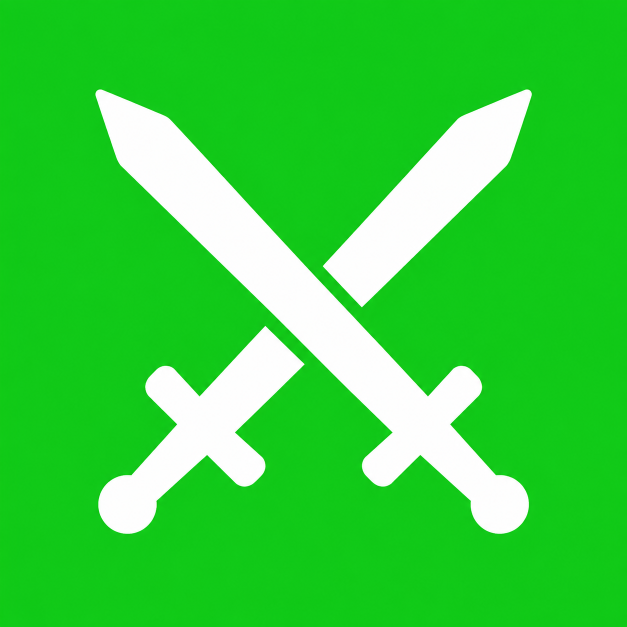
#> input picture assets/green_background/stance_attack.png, 1254 x 1254 px (shown at 1/2 size)
$ python -i build_icons.py   (imports and definitions only)
#> lines starting #> are read from the running program, lines starting #| are printed output that depends on the picture; after the words box and inside, x2 and y2 are one past the last pixel; in counts of white or black regions, pixels touching at a corner belong together
"""Tira o fundo verde de assets/green_background/*.png e grava em assets/icons/.

    python assets/build_icons.py            # processa o que mudou
    python assets/build_icons.py --force    # refaz tudo

Duas decisões que importam:

1. O fundo sai por preenchimento a partir das bordas, não por chave de cor
   global. Ícone que tem verde de verdade no meio (gema verde, escama de
   dragão, golpe de terra) ficaria furado com chave global.
2. O enquadramento do arquivo de entrada é preservado — nada de recortar e
   recentralizar. Assim um ícone enviado hoje combina com um enviado semana que
   vem, sem depender de um lote comum.
"""
import sys, os, glob
import cv2
import numpy as np

AQUI = os.path.dirname(os.path.abspath(__file__))
ENTRADA = os.path.join(AQUI, 'green_background')
SAIDA = os.path.join(AQUI, 'icons')
LADO = 128          # os ícones do jogo são exibidos entre 22 e 41 px
CORES = 64          # arte chapada: 64 cores não dá banding e corta ~90% do peso
TOL = 40            # tolerância do preenchimento, por canal
TOL_PRESO = 25      # bolsão preso é a cor CHAPADA do fundo; largo demais come
                    # roupa da mesma matiz (capuz verde a 73 do fundo verde)


def sem_fundo(caminho):
#> called with caminho = 'green_background/stance_attack.png'
    img = cv2.imread(caminho, cv2.IMREAD_UNCHANGED)
#> img is the input picture: shape (1254, 1254, 3); mean B, G, R 62.2, 209.8, 56.2
    if img is None:
        raise SystemExit('não consegui ler ' + caminho)
    if img.shape[2] == 4:                      # já tem alpha: respeita o que veio
        img = cv2.cvtColor(img, cv2.COLOR_BGRA2BGR)
    h, w = img.shape[:2]
#> h = 1254; w = 1254

    # cor do fundo = mediana das quatro quinas
    quinas = np.array([img[0, 0], img[0, -1], img[-1, 0], img[-1, -1]], np.float32)
#> quinas = [[35, 190, 34], [30, 194, 31], [34, 192, 33], [31, 198, 31]]
    fundo = np.median(quinas, axis=0)
#> fundo = [32.5, 193, 32]

    mask = np.zeros((h + 2, w + 2), np.uint8)
    flags = 4 | (255 << 8) | cv2.FLOODFILL_MASK_ONLY | cv2.FLOODFILL_FIXED_RANGE
    for s in ([(x, y) for x in range(0, w, 4) for y in (0, h - 1)] +
              [(x, y) for y in range(0, h, 4) for x in (0, w - 1)]):
        if mask[s[1] + 1, s[0] + 1] == 0 and np.abs(img[s[1], s[0]].astype(np.float32) - fundo).max() <= TOL:
            cv2.floodFill(img, mask, s, 0, (TOL,) * 3, (TOL,) * 3, flags)
    bg = mask[1:-1, 1:-1] > 0
    if not bg.any():
        raise SystemExit('nenhum fundo encontrado em ' + os.path.basename(caminho))

    # Bolsões fechados: fundo cercado pelo próprio desenho (o vão entre a corda
    # e o arco, por exemplo) não é alcançado pela borda e ficaria verde opaco.
    # Casar pela cor exata do fundo resolve sem comer verde do desenho, que é
    # bem mais escuro — medido no ranger: fundo G=198, empunhadura G=70.
    preso = (np.abs(img.astype(np.float32) - fundo).max(axis=2) <= TOL_PRESO) & ~bg
#> preso: shape (1254, 1254) bool; every value is 0
    n_preso = int(preso.sum())
#> n_preso = 0
    bg |= preso
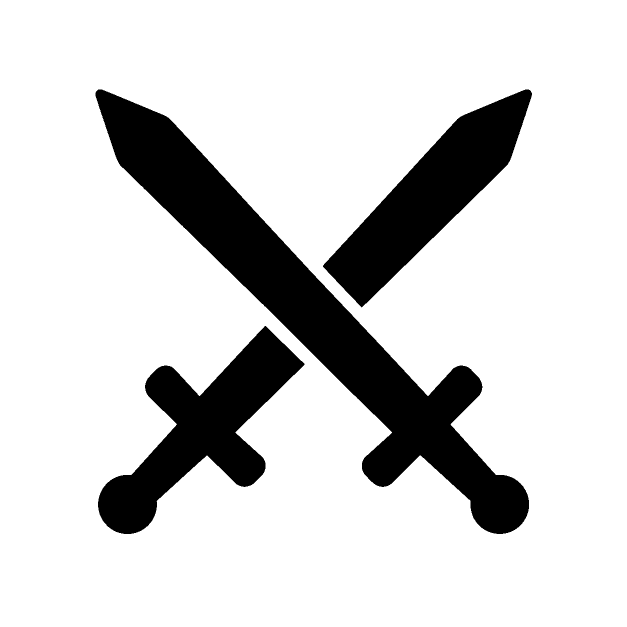
#> bg: shape (1254, 1254) bool (shown at 1/2 size); 83% white; 3 black regions, box (x1, y1, x2, y2) and area: (191, 179, 1058, 1068) 142452, (196, 652, 609, 1068) 62909, (646, 179, 1064, 615) 61255

    alpha = np.full((h, w), 255, np.uint8)
    alpha[bg] = 0

    # faixa de transição: a borda do desenho é suavizada e mistura com o verde.
    # Só aqui o alpha vira parcial e o verde é removido — o miolo fica intacto.
    faixa = (cv2.dilate(bg.astype(np.uint8), np.ones((5, 5), np.uint8)) > 0) & ~bg
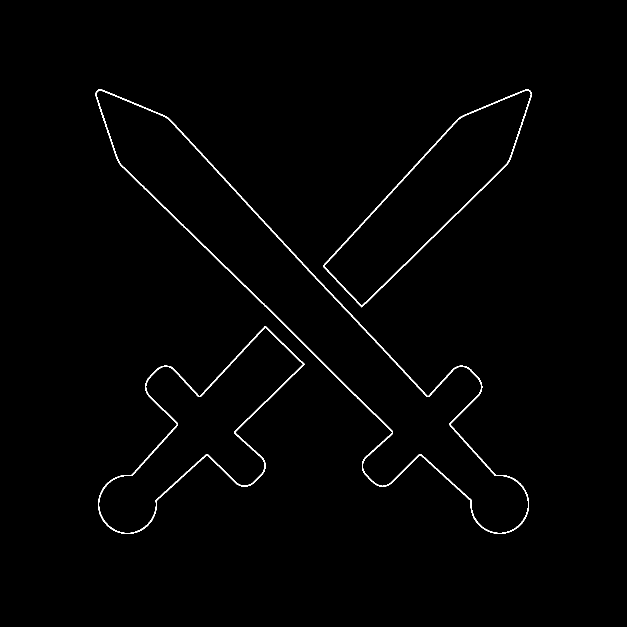
#> faixa: shape (1254, 1254) bool (shown at 1/2 size); 1% white in thin lines or dots, all inside (x1, y1, x2, y2) = (191, 179, 1064, 1068)
    if faixa.any():
        d = np.linalg.norm(img[faixa].astype(np.float32) - fundo, axis=1)
#> d = 15689 values, max 321.1 at index 19, min 52.06 at index 14944, mean 275.1
        alpha[faixa] = np.clip(d / 90.0, 0, 1) * 255
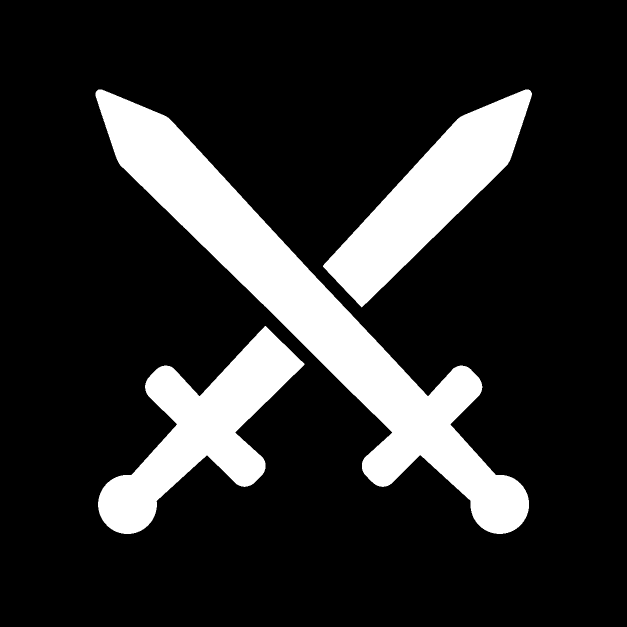
#> alpha: shape (1254, 1254) (shown at 1/2 size); min 0, max 255, mean 43.2

        # despill: no meio da mistura o verde domina e deixaria auréola numa
        # célula escura. Puxa G para a média de R e B onde ele estourou.
        px = img[faixa].astype(np.float32)
        limite = (px[:, 0] + px[:, 2]) / 2                 # BGR: B e R
#> limite = 15689 values, max 255 at index 19, min 66 at index 15282, mean 222.9
        px[:, 1] = np.minimum(px[:, 1], limite + 12)
        img[faixa] = px.astype(np.uint8)
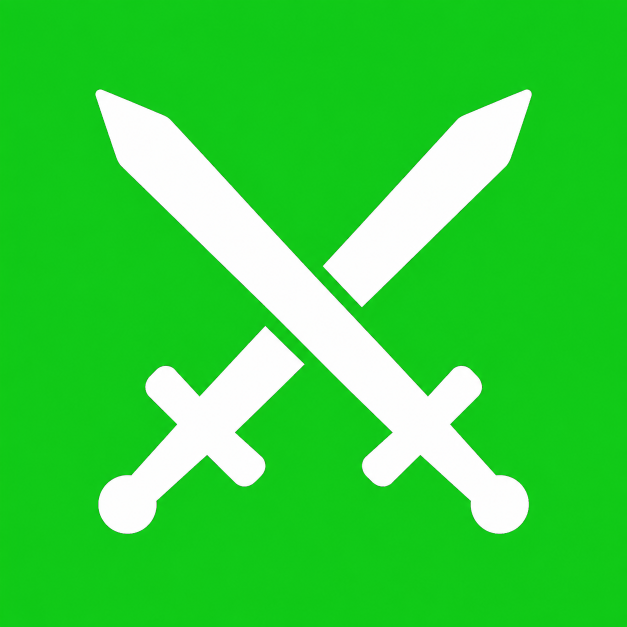
#> img: shape (1254, 1254, 3) (shown at 1/2 size); 0.31% of pixels changed, all inside (x1, y1, x2, y2) = (191, 179, 1064, 1068)

    # Reduzir com alpha pré-multiplicado. Sem isso o resize mistura o RGB dos
    # pixels transparentes — que continuam verde-vivo — de volta na borda, e o
    # ícone ganha auréola verde sobre a célula escura do inventário.
    a = (alpha / 255.0)[:, :, None]
    pm = cv2.resize((img.astype(np.float32) * a), (LADO, LADO), interpolation=cv2.INTER_AREA)
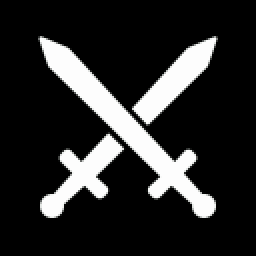
#> pm: shape (128, 128, 3) float64 (shown 2 times larger); mean B, G, R 42.7, 42.7, 42.7
    ar = cv2.resize(alpha, (LADO, LADO), interpolation=cv2.INTER_AREA)
    seguro = np.maximum(ar.astype(np.float32) / 255.0, 1e-6)[:, :, None]
    rgb = np.clip(pm / seguro, 0, 255).astype(np.uint8)
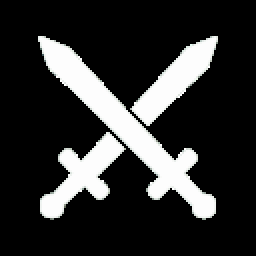
#> rgb: shape (128, 128, 3) (shown 2 times larger); mean B, G, R 47.8, 48, 47.7
    return np.dstack([rgb, ar]), n_preso


def paletiza(caminho):
    from PIL import Image
    im = Image.open(caminho).convert('RGBA')
    im.quantize(colors=CORES, method=Image.FASTOCTREE).save(caminho, optimize=True)


def main():
    forcar = '--force' in sys.argv
    os.makedirs(SAIDA, exist_ok=True)
    fontes = sorted(glob.glob(os.path.join(ENTRADA, '*.png')))
    if not fontes:
        print('nada em', ENTRADA); return
    feitos = 0
    for src in fontes:
        nome = os.path.basename(src)
        dst = os.path.join(SAIDA, nome)
        if not forcar and os.path.exists(dst) and os.path.getmtime(dst) >= os.path.getmtime(src):
            continue
        icone, n_preso = sem_fundo(src)
        cv2.imwrite(dst, icone)
        paletiza(dst)
        print('%-22s %7.0f KB -> %5.1f KB%s' % (nome, os.path.getsize(src) / 1e3, os.path.getsize(dst) / 1e3,
              '   (%d px de fundo preso removidos)' % n_preso if n_preso else ''))
        feitos += 1
    print('%d de %d atualizados · %s' % (feitos, len(fontes), SAIDA))


# [2 lines not run here, left out]

>>> result = sem_fundo('green_background/stance_attack.png')

$ run again, on assets/green_background/ui_follow.png
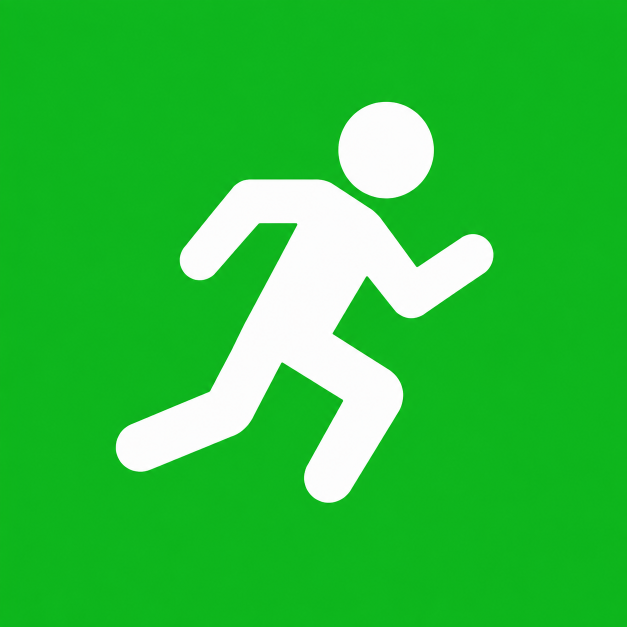
#> input picture assets/green_background/ui_follow.png, 1254 x 1254 px (shown at 1/2 size)
#> in sem_fundo, img is the input picture: shape (1254, 1254, 3); mean B, G, R 59.1, 191.1, 45.9
#> quinas = [[40, 170, 30], [34, 173, 26], [38, 172, 27], [37, 178, 27]]
#> fundo = [37.5, 172.5, 27]
#> preso: shape (1254, 1254) bool; every value is 0
#> n_preso = 0
#> in sem_fundo, `bg |= preso`:
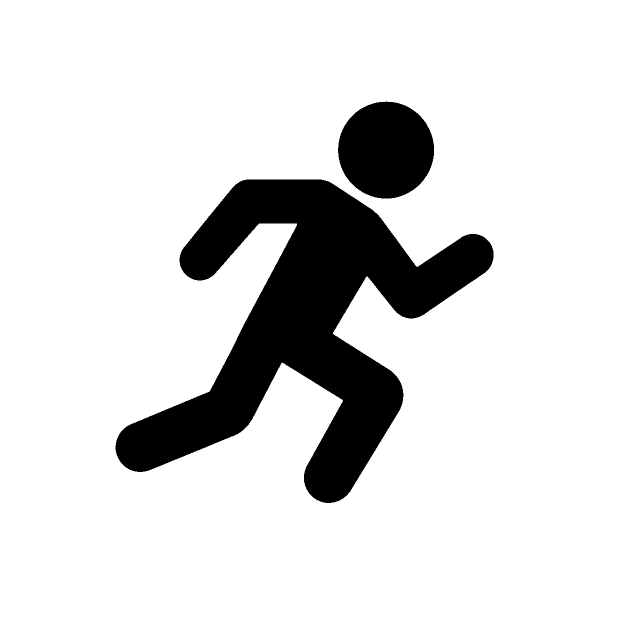
#> bg: shape (1254, 1254) bool (shown at 1/2 size); 86.4% white; 2 black regions, box (x1, y1, x2, y2) and area: (231, 359, 987, 1006) 184703, (676, 203, 868, 397) 29113
#> faixa: shape (1254, 1254) bool; 0.69% white in thin lines or dots, all inside (x1, y1, x2, y2) = (231, 203, 987, 1006)
#> d = 10872 values, max 325.7 at index 15, min 55.65 at index 8059, mean 274.9
#> limite = 10872 values, max 255 at index 15, min 68 at index 2988, mean 219.9
#> img: shape (1254, 1254, 3); 0.25% of pixels changed, all inside (x1, y1, x2, y2) = (231, 203, 987, 1006)
#> in sem_fundo, `rgb = np.clip(pm / seguro, 0, 255).astype(np.uint8)`:
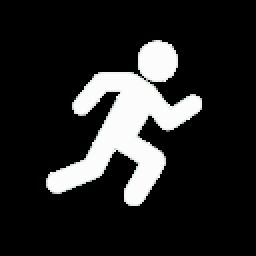
#> rgb: shape (128, 128, 3) (shown 2 times larger); mean B, G, R 37.6, 37.8, 37.6

$ run again, on assets/green_background/ui_map.png
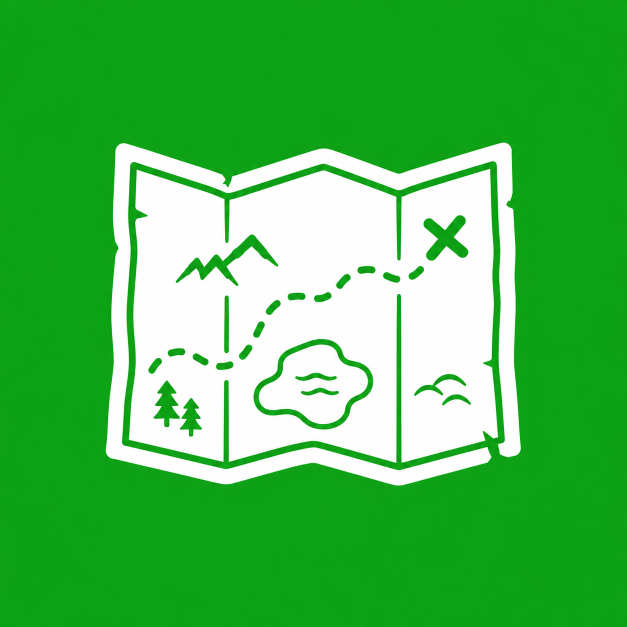
#> input picture assets/green_background/ui_map.png, 1254 x 1254 px (shown at 1/2 size)
#> in sem_fundo, img is the input picture: shape (1254, 1254, 3); mean B, G, R 85, 186.8, 78.8
#> quinas = [[28, 152, 24], [21, 152, 20], [24, 148, 20], [28, 156, 20]]
#> fundo = [26, 152, 20]
#> in sem_fundo, `preso = (np.abs(img.astype(np.float32) - fundo).max(axis=2) <= TOL_PRE..`:
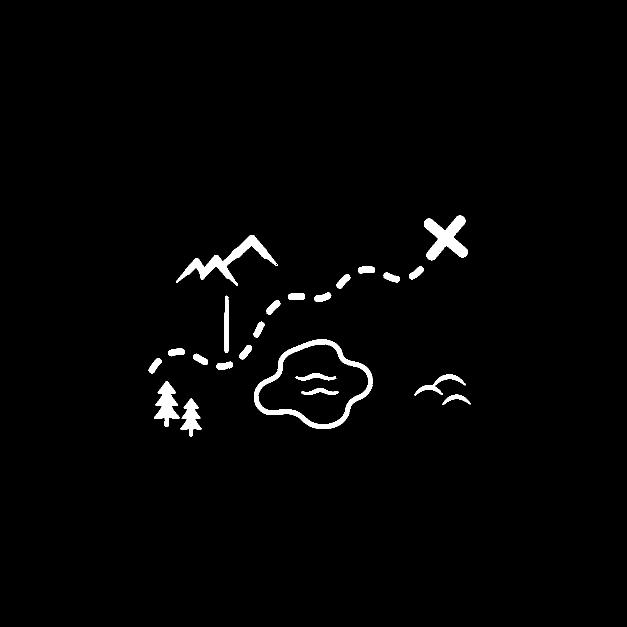
#> preso: shape (1254, 1254) bool (shown at 1/2 size); 1.7% white; 23 white regions, largest, box (x1, y1, x2, y2) and area: (508, 679, 746, 858) 6023, (352, 470, 556, 571) 4320, (848, 431, 936, 521) 3984
#> n_preso = 26855
#> bg: shape (1254, 1254) bool; 72.1% white; 17 black regions (14 under 20 px), largest, box (x1, y1, x2, y2) and area: (257, 337, 996, 926) 330438, (211, 285, 1042, 971) 87211, (516, 688, 737, 849) 20818
#> faixa: shape (1254, 1254) bool; 2.2% white in thin lines or dots, all inside (x1, y1, x2, y2) = (211, 285, 1042, 971)
#> img: shape (1254, 1254, 3); 1.04% of pixels changed, all inside (x1, y1, x2, y2) = (211, 285, 1042, 971)
#> in sem_fundo, `rgb = np.clip(pm / seguro, 0, 255).astype(np.uint8)`:
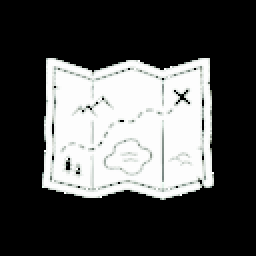
#> rgb: shape (128, 128, 3) (shown 2 times larger); mean B, G, R 79.4, 79.8, 79.2

$ run again, on assets/green_background/ui_settings.png
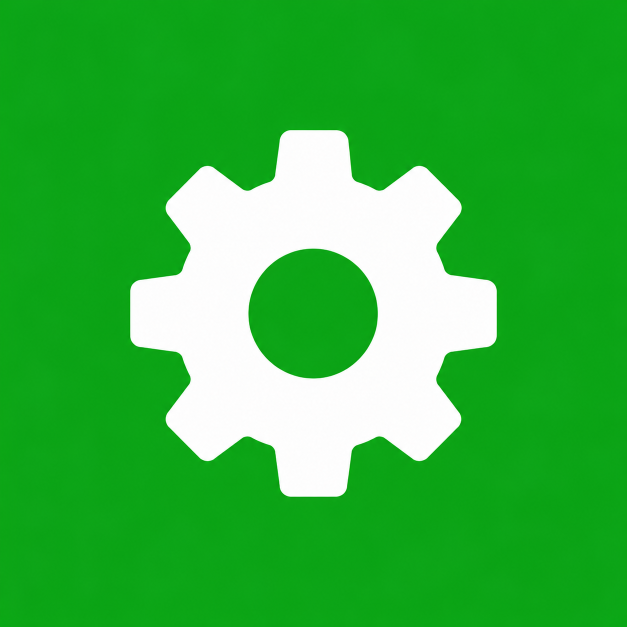
#> input picture assets/green_background/ui_settings.png, 1254 x 1254 px (shown at 1/2 size)
#> in sem_fundo, img is the input picture: shape (1254, 1254, 3); mean B, G, R 64.6, 180.3, 55.9
#> quinas = [[30, 154, 23], [21, 155, 20], [29, 155, 23], [29, 161, 20]]
#> fundo = [29, 155, 21.5]
#> in sem_fundo, `preso = (np.abs(img.astype(np.float32) - fundo).max(axis=2) <= TOL_PRE..`:
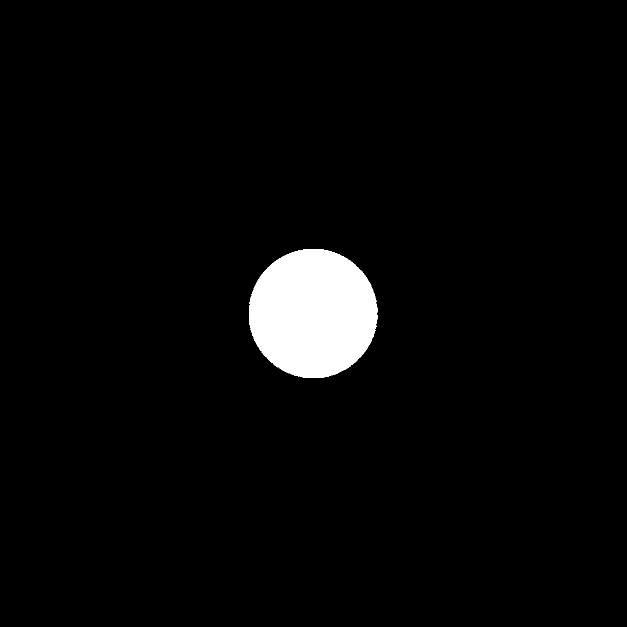
#> preso: shape (1254, 1254) bool (shown at 1/2 size); 3.3% white; 1 white region, box (x1, y1, x2, y2) and area: (498, 498, 755, 756) 52116
#> n_preso = 52116
#> bg: shape (1254, 1254) bool; 81.4% white; 1 black region, box (x1, y1, x2, y2) and area: (260, 260, 994, 994) 292926
#> faixa: shape (1254, 1254) bool; 0.61% white in thin lines or dots, all inside (x1, y1, x2, y2) = (260, 260, 994, 994)
#> d = 9644 values, max 340 at index 106, min 31.91 at index 4301, mean 271.2
#> limite = 9644 values, max 255 at index 106, min 0 at index 3090, mean 207.2
#> img: shape (1254, 1254, 3); 0.26% of pixels changed, all inside (x1, y1, x2, y2) = (260, 260, 994, 994)
#> in sem_fundo, `rgb = np.clip(pm / seguro, 0, 255).astype(np.uint8)`:
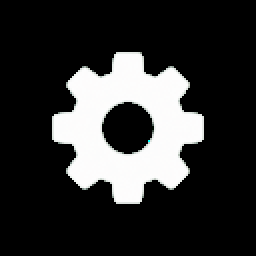
#> rgb: shape (128, 128, 3) (shown 2 times larger); mean B, G, R 49.5, 49.7, 49.5
